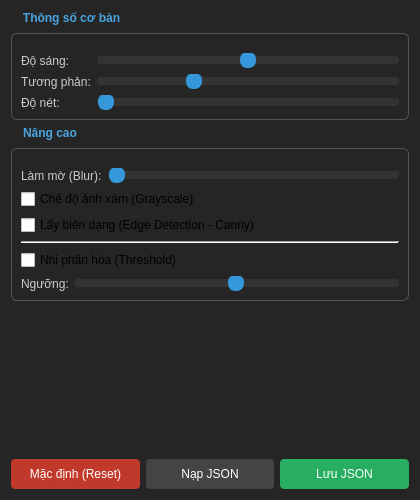
<?xml version="1.0" encoding="UTF-8"?>
<ui version="4.0">
 <class>Dialog</class>
 <widget class="QDialog" name="Dialog">
  <property name="geometry">
   <rect>
    <x>0</x>
    <y>0</y>
    <width>420</width>
    <height>500</height>
   </rect>
  </property>
  <property name="windowTitle">
   <string>Cài đặt hình ảnh</string>
  </property>
  <property name="styleSheet">
   <string notr="true">
    QDialog { background-color: #252525; color: #eee; font-family: Segoe UI; }
    QGroupBox { border: 1px solid #555; border-radius: 6px; margin-top: 22px; color: #4aa3df; font-weight: bold; padding-top: 10px; }
    QGroupBox::title { subcontrol-origin: margin; top: 0px; left: 10px; }
    QLabel { color: #ccc; }
    QSlider::groove:horizontal { border: 1px solid #333; height: 6px; background: #333; margin: 2px 0; border-radius: 3px; }
    QSlider::handle:horizontal { background: #3498db; border: 1px solid #3498db; width: 14px; height: 14px; margin: -5px 0; border-radius: 7px; }
    QPushButton { background-color: #444; color: white; border: none; padding: 8px; border-radius: 4px; }
    QPushButton:hover { background-color: #555; }
    QPushButton#btn_Reset { background-color: #c0392b; }
    QPushButton#btn_SaveJson { background-color: #27ae60; }
   </string>
  </property>
  <layout class="QVBoxLayout" name="verticalLayout">
   <item>
    <widget class="QGroupBox" name="groupBox">
     <property name="title">
      <string>Thông số cơ bản</string>
     </property>
     <layout class="QFormLayout" name="formLayout">
      <item row="0" column="0">
       <widget class="QLabel" name="label"><property name="text"><string>Độ sáng:</string></property></widget>
      </item>
      <item row="0" column="1">
       <widget class="QSlider" name="slider_Brightness">
        <property name="minimum"><number>-100</number></property>
        <property name="maximum"><number>100</number></property>
        <property name="orientation"><enum>Qt::Horizontal</enum></property>
       </widget>
      </item>
      <item row="1" column="0">
       <widget class="QLabel" name="label_2"><property name="text"><string>Tương phản:</string></property></widget>
      </item>
      <item row="1" column="1">
       <widget class="QSlider" name="slider_Contrast">
        <property name="minimum"><number>10</number></property>
        <property name="maximum"><number>300</number></property>
        <property name="value"><number>100</number></property>
        <property name="orientation"><enum>Qt::Horizontal</enum></property>
       </widget>
      </item>
      <item row="2" column="0">
       <widget class="QLabel" name="label_3"><property name="text"><string>Độ nét:</string></property></widget>
      </item>
      <item row="2" column="1">
       <widget class="QSlider" name="slider_Sharpness">
        <property name="maximum"><number>10</number></property>
        <property name="orientation"><enum>Qt::Horizontal</enum></property>
       </widget>
      </item>
     </layout>
    </widget>
   </item>
   <item>
    <widget class="QGroupBox" name="groupBox_2">
     <property name="title">
      <string>Nâng cao</string>
     </property>
     <layout class="QVBoxLayout" name="verticalLayout_2">
      <item>
       <layout class="QHBoxLayout" name="horizontalLayout_Blur">
        <item>
         <widget class="QLabel" name="label_5"><property name="text"><string>Làm mờ (Blur):</string></property></widget>
        </item>
        <item>
         <widget class="QSlider" name="slider_Blur">
          <property name="maximum"><number>20</number></property>
          <property name="orientation"><enum>Qt::Horizontal</enum></property>
         </widget>
        </item>
       </layout>
      </item>
      <item>
       <widget class="QCheckBox" name="chk_Grayscale">
        <property name="text"><string>Chế độ ảnh xám (Grayscale)</string></property>
       </widget>
      </item>
      <item>
       <widget class="QCheckBox" name="chk_Edge">
        <property name="text"><string>Lấy biên dạng (Edge Detection - Canny)</string></property>
       </widget>
      </item>
      <item>
       <widget class="Line" name="line">
        <property name="orientation"><enum>Qt::Horizontal</enum></property>
       </widget>
      </item>
      <item>
       <widget class="QCheckBox" name="chk_Binary">
        <property name="text"><string>Nhị phân hóa (Threshold)</string></property>
       </widget>
      </item>
      <item>
       <layout class="QHBoxLayout" name="horizontalLayout_Thresh">
        <item>
         <widget class="QLabel" name="label_4"><property name="text"><string>Ngưỡng:</string></property></widget>
        </item>
        <item>
         <widget class="QSlider" name="slider_Threshold">
          <property name="enabled"><bool>false</bool></property>
          <property name="maximum"><number>255</number></property>
          <property name="value"><number>127</number></property>
          <property name="orientation"><enum>Qt::Horizontal</enum></property>
         </widget>
        </item>
       </layout>
      </item>
     </layout>
    </widget>
   </item>
   <item>
    <spacer name="verticalSpacer"><property name="orientation"><enum>Qt::Vertical</enum></property><property name="sizeHint" stdset="0"><size><width>20</width><height>40</height></size></property></spacer>
   </item>
   <item>
    <layout class="QHBoxLayout" name="horizontalLayout_Buttons">
     <item>
      <widget class="QPushButton" name="btn_Reset">
       <property name="text"><string>Mặc định (Reset)</string></property>
      </widget>
     </item>
     <item>
      <widget class="QPushButton" name="btn_LoadJson">
       <property name="text"><string>Nạp JSON</string></property>
      </widget>
     </item>
     <item>
      <widget class="QPushButton" name="btn_SaveJson">
       <property name="text"><string>Lưu JSON</string></property>
      </widget>
     </item>
    </layout>
   </item>
  </layout>
 </widget>
 <resources/>
 <connections/>
</ui>
